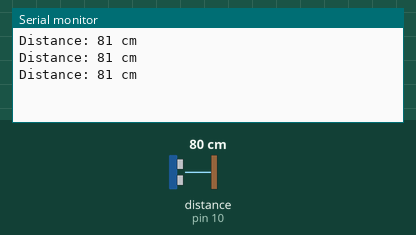
Recording of a sketch running on a simulated Arduino Uno, built with avr-gcc and run on an emulated ATmega328P. On the bench: the last lines printed to the serial monitor. The inputs (shaded band) are chosen by the test bench; at power-on: distance to the obstacle (sensor on pin 10) 80 cm. The echo pulse lasts 58.3 µs per cm.

Above: at 1.8 s.
1.9 s: distance to the obstacle (sensor on pin 10) set to 2 cm
At 2.4 s:
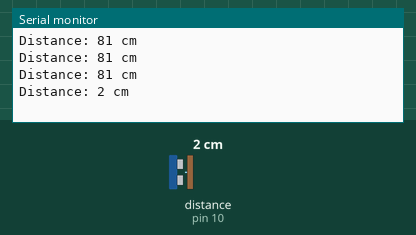
3.4 s: distance to the obstacle (sensor on pin 10) set to 4 cm
At 3.9 s:
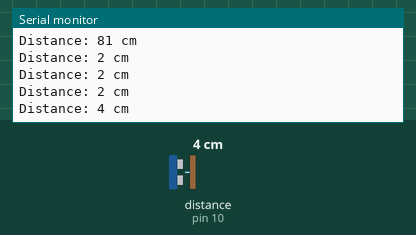
Timing chart, 0 to 6.4 s (numbered marks = the images above; inputs shaded):
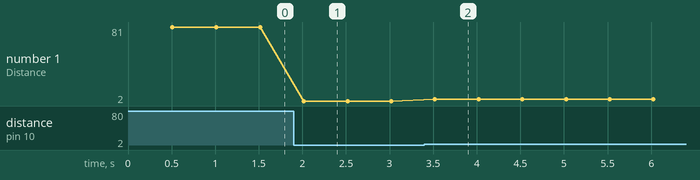

The sketch:

ultrasound_dist.ino
```cpp
#include <NewPing.h>

#define TRIGGER_PIN 9
#define ECHO_PIN 10

NewPing sonar(TRIGGER_PIN, ECHO_PIN);

void setup()
{
    Serial.begin(9600);
}

void loop()
{
    delay(500);
    unsigned int distance = sonar.ping_cm();
    Serial.print("Distance: ");
    Serial.print(distance);
    Serial.println(" cm");
}
```

Measured:
- after the input at 1.9 s, the serial monitor: prints a new line after 0.12 s (image 1)
- after the input at 3.4 s, the serial monitor: prints a new line after 0.12 s (image 2)
- plotted number 1: 81 → 2 after the input at 1.9 s, 2 → 4 after the input at 3.4 s
